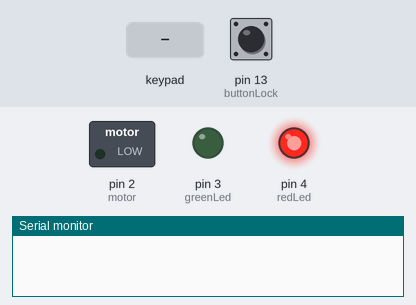
The sketch below on a simulated Arduino Uno, built with avr-gcc and run on an emulated ATmega328P. Shown: switched loads named in the sketch (green lamp = pin HIGH), output pins drawn as LEDs (lit = HIGH), the last lines printed to the serial monitor. Dashed ring = blinking. The inputs (shaded band) are chosen by the test bench; at power-on: pin 13 (buttonLock) LOW.

Above: at 1.2 s.
1.3 s: key '1' pressed
At 1.55 s:
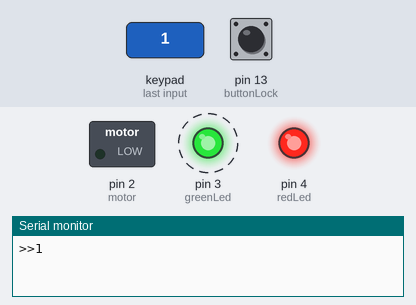
3.1 s: keypad keys A B C D pressed 0.4 s apart
At 6.2 s:
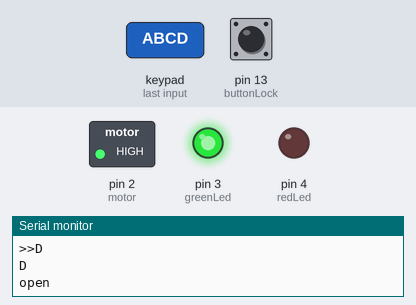
7.7 s: key '*' pressed
At 8.4 s:
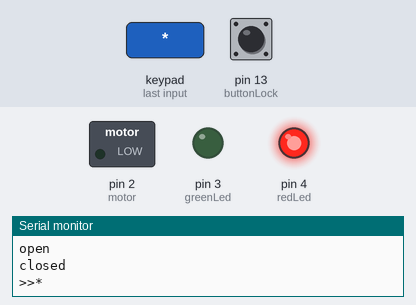
9.2 s: keypad keys A B C D # pressed 0.4 s apart
At 23.9 s:
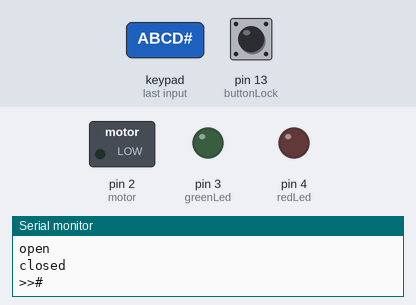
Timing chart, 0 to 24.4 s (numbered marks = the images above; inputs shaded):
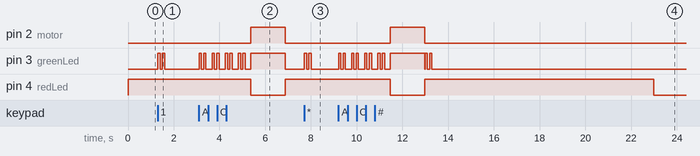

The sketch:

DoorLock.ino
```cpp
#include "Keypad.h"

int motor = 2;

int redLed = 4;
int greenLed = 3;
int buttonLock = 13;

const byte ROWS = 4;
const byte COLS = 4;
char hexaKeys[ROWS][COLS] = {
  {'1','2','3','A'},
  {'4','5','6','B'},
  {'7','8','9','C'},
  {'*','0','#','D'}
};
byte rowPins[ROWS] = {12, 11, 10, 9}; //connect to the row pinouts of the keypad
byte colPins[COLS] = {8, 7, 6, 5}; //connect to the column pinouts of the keypad
Keypad customKeypad(makeKeymap(hexaKeys), rowPins, colPins, ROWS, COLS);

int STATEA = 0;
int STATEB = 0;

char passA[4] = {'A','B','C','D'};
char passB[4] = {'1','2','3','4'};

unsigned long previousMillis = 0;
const long interval = 10000;

bool keyPressed(char customKey);
void feedActivityLED(unsigned long currentMillis);
void unlockProc();

void setup() {
  // put your setup code here, to run once:
  pinMode(motor, OUTPUT);
  pinMode(redLed, OUTPUT);
  pinMode(greenLed, OUTPUT);

  pinMode(buttonLock, INPUT);
  Serial.begin(9600);

}

void loop() {
  digitalWrite(motor, LOW);    //LOCK

  unsigned long currentMillis = millis();
  feedActivityLED(currentMillis);

  char customKey = customKeypad.getKey();
  if(keyPressed(customKey)){
      previousMillis = currentMillis;
      feedActivityLED(currentMillis);

      digitalWrite(greenLed, HIGH);

      Serial.print(">>");
      Serial.println(customKey);

      if(customKey==passA[STATEA]){
        STATEA++;
        Serial.println(customKey);
      }else{
        STATEA=0;
      }


      if(digitalRead(buttonLock)== HIGH){
        if(customKey==passB[STATEB]){
           STATEB++;
           Serial.println(customKey);
        }else{
          STATEB=0;
        }

      }else{
        digitalWrite(greenLed, HIGH);
        delay(100);
        digitalWrite(greenLed, LOW);
        delay(100);
        digitalWrite(greenLed, HIGH);
        delay(100);
        digitalWrite(greenLed, LOW);
      }

      delay(250);
      digitalWrite(greenLed, LOW);

      if(STATEA==4){
        STATEA=0;
        STATEB=0;
        unlockProc();
      }

      if(STATEB==4){
        STATEA=0;
        STATEB=0;
        //BUZZ IN
        unlockProc();
      }

   }
}

bool keyPressed(char customKey){
  return ((customKey>='0' && customKey<='9') || customKey=='*' || customKey=='#' || (customKey>='A' && customKey<='D'));
}

void feedActivityLED(unsigned long currentMillis){
  //To save power i only set HIGH on red led in case of recent activity
  bool keyPressedRecently = currentMillis - previousMillis <= interval;
  if(keyPressedRecently){
    digitalWrite(redLed, HIGH);
  }else{
    digitalWrite(redLed, LOW);
  }
}


void unlockProc(){
    digitalWrite(greenLed, HIGH);
    digitalWrite(redLed, LOW);
    digitalWrite(motor, HIGH);  //UNLOCK
    Serial.println("open");
    delay(1500);   //wait 1,5 seconds
    digitalWrite(greenLed, LOW);
    digitalWrite(motor, LOW);    //LOCK
    Serial.println("closed");

}
```

Measured:
- after the input at 1.3 s, pin 3 (greenLed): alternates HIGH for 0.10 s and LOW for 0.10 s, 4 changes in all, then stays LOW, starting at once
- after the input at 3.1 s, pin 2 (motor): LOW → HIGH after 2.3 s, → LOW 1.5 s later; pin 3 (greenLed): LOW → HIGH at once, then repeats every 0.57 s: LOW 0.10 s, HIGH 0.10 s, LOW 0.27 s, HIGH 0.10 s; pin 4 (redLed): HIGH → LOW after 2.3 s, → HIGH 1.5 s later
- after the input at 7.7 s, pin 3 (greenLed): alternates HIGH for 0.10 s and LOW for 0.10 s, 4 changes in all, then stays LOW, starting at once
- after the input at 9.2 s, pin 2 (motor): LOW → HIGH after 2.3 s, → LOW 1.5 s later; pin 3 (greenLed): LOW → HIGH at once, → LOW 0.10 s later, → HIGH 0.10 s later, → LOW 0.10 s later, … (22 changes in this stretch); pin 4 (redLed): HIGH → LOW after 2.3 s instead of 8.5 s
